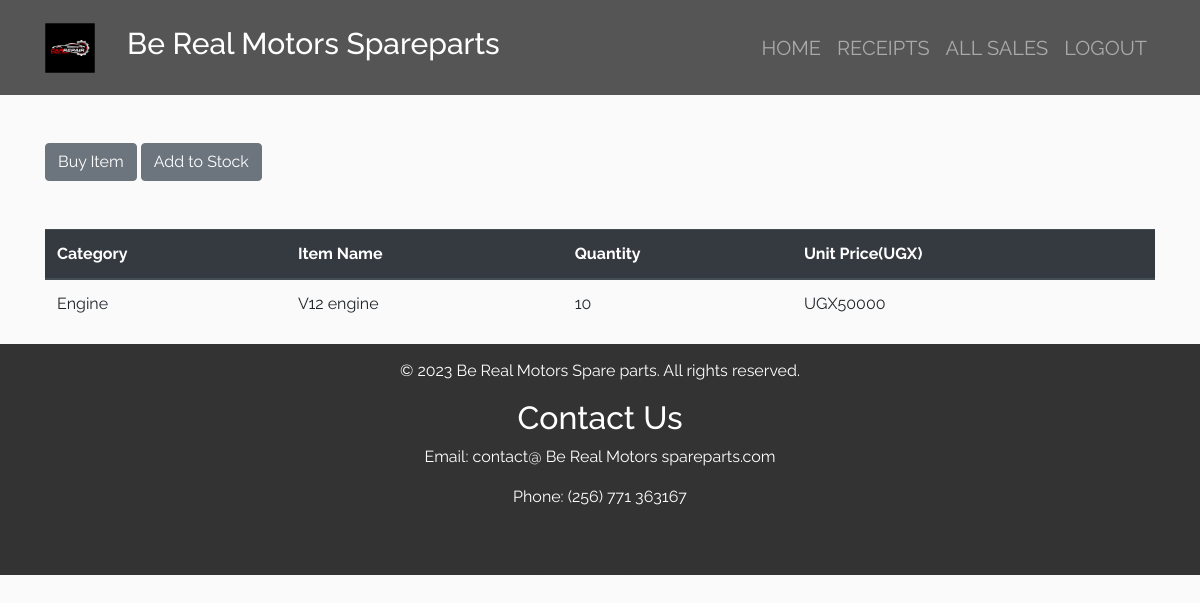
Page /home_details/2 (signed in) on the committed database.
### spareapp/models.py (models this page shows, shortened)
class Product(models.Model):
    Category_name = models.ForeignKey(Category, on_delete = models.CASCADE, null=False, blank=False)
    item_name = models.CharField(max_length=50, null=False, blank=False)
    item_origin = models.CharField(max_length=50, null=False, blank=False)
    total_quantity = models.IntegerField(default=0, null=False, blank=False)
    issued_quantity = models.IntegerField(default=0, null=False, blank=False)
    recieved_quantity = models.IntegerField(default=0, null=False, blank=False)
    unit_price = models.IntegerField(default=0, null=False, blank=False)
    date_of_arrival = models.DateField(default=timezone.now)

class Category(models.Model):
    name = models.CharField(max_length=50,null=False, blank=False)
    def __str__(self):
        return self.name

### spareapp/views.py (the view)
# urls.py: path('home_details/<int:product_id>',views.product_detail, name= 'product_detail'),
@login_required
def product_detail(request,product_id):
    product = Product.objects.get(id=product_id)
    return render(request,'dennis/product_detail.html',{'product':product})

### template/dennis/product_detail.html
{% extends 'dennis/base.html'%} {% block content%}
<br></br>
<div class = "container">
    <a href="{% url 'issue_item' product.id %}" ><input type="submit" value="Buy Item" class="btn btn-secondary" btn type="button"/></a>
    <a href="{% url 'add_to_stock' product.id %}" ><input type= "submit" value="Add to Stock" class="btn btn-secondary btn" type="button"/></a>
</div>
<br></br>
<div class = "container">
  <table class="table">
    <thead class="thead-dark">
      <tr>
        <th scope="col">Category</th>
        <th scope="col">Item Name</th>
        <th scope="col">Quantity</th>
        <th scope="col">Unit Price(UGX)</th>
      </tr>
    </thead>
    <tbody>
      <tr>
        <td>{{product.Category_name}}</td>
        <td>{{product.item_name}}</td>
        <td>{{product.total_quantity}}</td>
        <td>UGX{{product.unit_price}}</td>
      </tr>
    </tbody>
  </table>
</div>
{% endblock%}

### spareapp/static/css/main.css (style rules this page uses)
html,body { position: relative; overflow-x: hidden; background: url('/static/images/img6.jpg'); width: 100% !important; height: 100vh; display: table; position: relative; background-position: center; background-attachment: scroll; -o-background-size: cover; -moz-background-size: cover; -webkit-background-size: cover; background-size: cover; background-repeat: no-repeat; }
body { background-color: hsl(0, 0%, 98%); font-family: 'raleway'; }

### rows in the picture
Product: Category_name "Engine", item_name "V12 engine", total_quantity "10", unit_price "50000"
